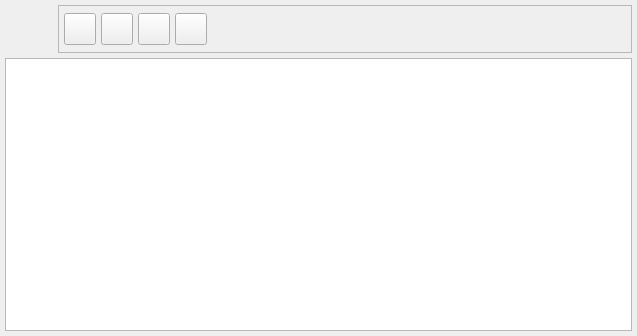
<ui version="4.0" >
 <author>Josep Maria Estopà Rey</author>
 <class>TarifaListBase</class>
 <widget class="QWidget" name="TarifaListBase" >
  <property name="enabled" >
   <bool>true</bool>
  </property>
  <property name="geometry" >
   <rect>
    <x>0</x>
    <y>0</y>
    <width>637</width>
    <height>336</height>
   </rect>
  </property>
  <property name="windowTitle" >
   <string>Tarifas</string>
  </property>
  <property name="windowIcon" >
   <iconset resource="../../../bulmages.qrc" >
    <normaloff>:/BfBulmaFact48x48/images/png/48x48/i_bulmages_tarifa_listado.48x48.png</normaloff>:/BfBulmaFact48x48/images/png/48x48/i_bulmages_tarifa_listado.48x48.png</iconset>
  </property>
  <layout class="QVBoxLayout" >
   <property name="spacing" >
    <number>5</number>
   </property>
   <property name="margin" >
    <number>5</number>
   </property>
   <item>
    <layout class="QHBoxLayout" >
     <property name="spacing" >
      <number>5</number>
     </property>
     <property name="margin" >
      <number>0</number>
     </property>
     <item>
      <widget class="QLabel" name="pixmapLabel1" >
       <property name="minimumSize" >
        <size>
         <width>48</width>
         <height>48</height>
        </size>
       </property>
       <property name="maximumSize" >
        <size>
         <width>48</width>
         <height>48</height>
        </size>
       </property>
       <property name="pixmap" >
        <pixmap resource="../../../bulmages.qrc" >:/BfBulmaFact48x48/images/png/48x48/i_bulmages_tarifa_listado.48x48.png</pixmap>
       </property>
       <property name="scaledContents" >
        <bool>true</bool>
       </property>
      </widget>
     </item>
     <item>
      <widget class="QFrame" name="m_botonera" >
       <property name="frameShape" >
        <enum>QFrame::StyledPanel</enum>
       </property>
       <property name="frameShadow" >
        <enum>QFrame::Raised</enum>
       </property>
       <layout class="QHBoxLayout" >
        <property name="spacing" >
         <number>5</number>
        </property>
        <property name="margin" >
         <number>5</number>
        </property>
        <item>
         <widget class="QToolButton" name="mui_crear" >
          <property name="minimumSize" >
           <size>
            <width>32</width>
            <height>32</height>
           </size>
          </property>
          <property name="maximumSize" >
           <size>
            <width>32</width>
            <height>32</height>
           </size>
          </property>
          <property name="focusPolicy" >
           <enum>Qt::StrongFocus</enum>
          </property>
          <property name="toolTip" >
           <string>Nueva tarifa</string>
          </property>
          <property name="whatsThis" >
           <string>Nueva tarifa</string>
          </property>
          <property name="icon" >
           <iconset resource="../../../bulmages.qrc" >
            <normaloff>:/Images/document-new.svg</normaloff>:/Images/document-new.svg</iconset>
          </property>
          <property name="iconSize" >
           <size>
            <width>32</width>
            <height>32</height>
           </size>
          </property>
         </widget>
        </item>
        <item>
         <widget class="QToolButton" name="mui_editar" >
          <property name="minimumSize" >
           <size>
            <width>32</width>
            <height>32</height>
           </size>
          </property>
          <property name="maximumSize" >
           <size>
            <width>32</width>
            <height>32</height>
           </size>
          </property>
          <property name="focusPolicy" >
           <enum>Qt::StrongFocus</enum>
          </property>
          <property name="toolTip" >
           <string>Editar tarifa</string>
          </property>
          <property name="whatsThis" >
           <string>Editar tarifa</string>
          </property>
          <property name="icon" >
           <iconset resource="../../../bulmages.qrc" >
            <normaloff>:/Images/document-open.svg</normaloff>:/Images/document-open.svg</iconset>
          </property>
          <property name="iconSize" >
           <size>
            <width>32</width>
            <height>32</height>
           </size>
          </property>
         </widget>
        </item>
        <item>
         <widget class="QToolButton" name="mui_borrar" >
          <property name="minimumSize" >
           <size>
            <width>32</width>
            <height>32</height>
           </size>
          </property>
          <property name="maximumSize" >
           <size>
            <width>32</width>
            <height>32</height>
           </size>
          </property>
          <property name="toolTip" >
           <string>Borrar tarifa</string>
          </property>
          <property name="whatsThis" >
           <string>Borrar tarifa</string>
          </property>
          <property name="icon" >
           <iconset resource="../../../bulmages.qrc" >
            <normaloff>:/Images/edit-delete.svg</normaloff>:/Images/edit-delete.svg</iconset>
          </property>
         </widget>
        </item>
        <item>
         <widget class="QToolButton" name="mui_actualizar" >
          <property name="minimumSize" >
           <size>
            <width>32</width>
            <height>32</height>
           </size>
          </property>
          <property name="maximumSize" >
           <size>
            <width>32</width>
            <height>32</height>
           </size>
          </property>
          <property name="focusPolicy" >
           <enum>Qt::StrongFocus</enum>
          </property>
          <property name="toolTip" >
           <string>Actualizar listado</string>
          </property>
          <property name="whatsThis" >
           <string>Actualizar listado</string>
          </property>
          <property name="icon" >
           <iconset resource="../../../bulmages.qrc" >
            <normaloff>:/Images/view-refresh.svg</normaloff>:/Images/view-refresh.svg</iconset>
          </property>
         </widget>
        </item>
        <item>
         <spacer>
          <property name="orientation" >
           <enum>Qt::Horizontal</enum>
          </property>
          <property name="sizeType" >
           <enum>QSizePolicy::Expanding</enum>
          </property>
          <property name="sizeHint" stdset="0" >
           <size>
            <width>475</width>
            <height>34</height>
           </size>
          </property>
         </spacer>
        </item>
       </layout>
      </widget>
     </item>
    </layout>
   </item>
   <item>
    <widget class="TarifaListSubform" name="mui_list" >
     <property name="focusPolicy" >
      <enum>Qt::StrongFocus</enum>
     </property>
    </widget>
   </item>
  </layout>
 </widget>
 <layoutdefault spacing="3" margin="5" />
 <customwidgets>
  <customwidget>
   <class>TarifaListSubform</class>
   <extends>QTableWidget</extends>
   <header>tarifalistsubform.h</header>
  </customwidget>
 </customwidgets>
 <resources>
  <include location="../../../bulmages.qrc" />
 </resources>
 <connections/>
</ui>
